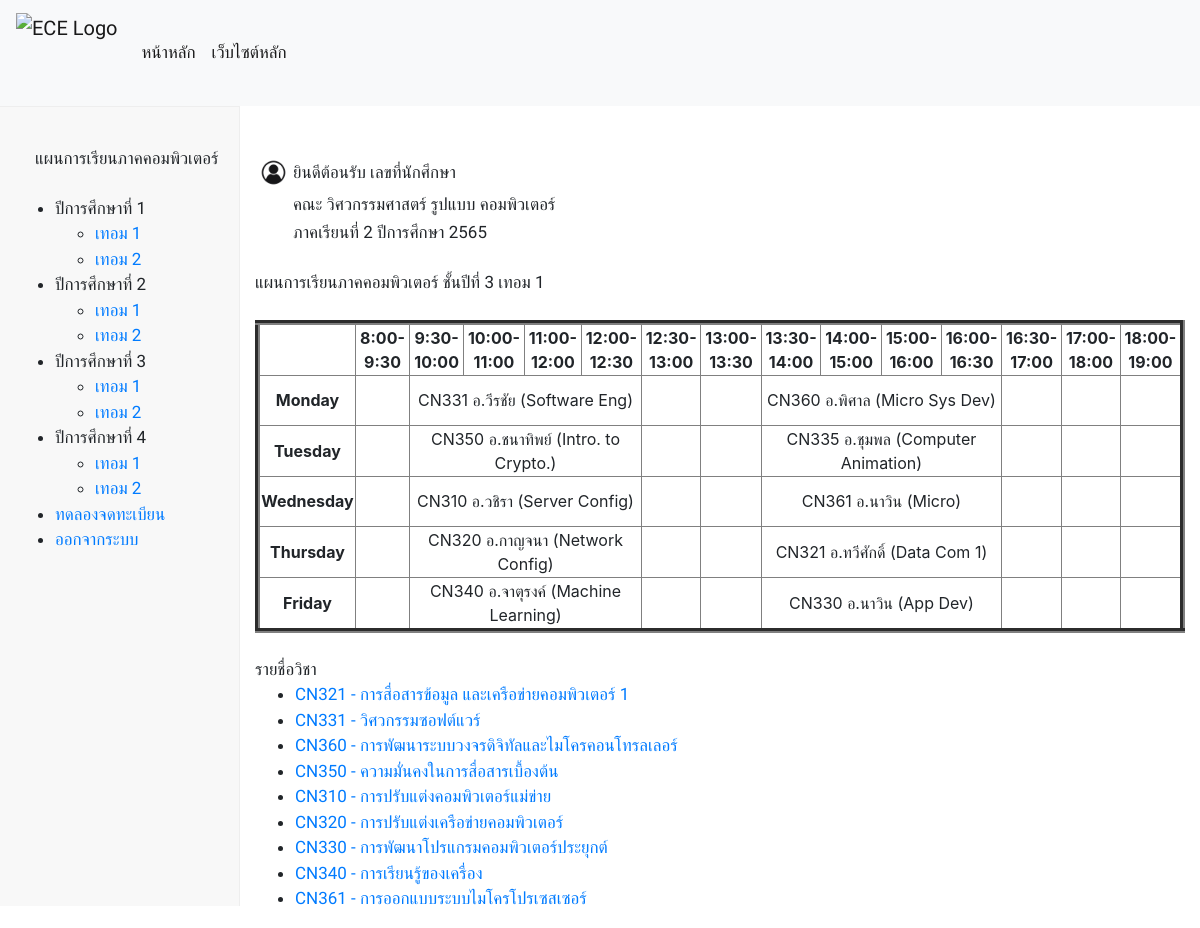
The app's page /three_termone with its own data.
### database/models.py (models this page shows, shortened)
class Subject(models.Model):
    S_id = models.CharField(max_length=25)
    S_name = models.CharField(max_length=50)
    S_credits = models.FloatField()
    S_detail = models.TextField()
    S_teacher = models.ForeignKey(Person, on_delete=models.CASCADE)
    pre_id = models.ManyToManyField(
        'self', blank=True, symmetrical=False, related_name='presub')
    post_id = models.ManyToManyField(
        'self', blank=True, symmetrical=False, related_name='postsub')
    term = models.CharField(max_length=25,null=True, blank=True,)

### subjectenroller/views.py (the view)
# urls.py: path('three_termone', views.three_termone , name="three_termone"),
def three_termone(request):
    skills = Skill.objects.all()
    subject = Subject.objects.all()
    context = {'skills': skills,'subject': subject,}
    return render(request, 'subjectenroller/three_termone.html', context)

### subjectenroller/templates/subjectenroller/three_termone.html (shortened to what this page needs)
{% extends "subjectenroller/layout.html" %}
{% load static %}
{% block body %}
    <br>
    <br>
    <div style="display: flex; flex-direction: column;">
        <div class="container">
            <div class="row">
              <div class="col-auto">
                <table style="width:100%">
                    <tr>
                        <th><img src="/static/image/user.jpg" alt="userlogo" width="35" height="35"></th>
                        <td><a>ยินดีต้อนรับ {{ request.session.name }}  เลขที่นักศึกษา {{ request.session.user_id }}</a></td>
                    </tr>
                    <tr>
                        <td></td>
                        <td><a>คณะ วิศวกรรมศาสตร์ รูปแบบ คอมพิวเตอร์</a></td>
                    </tr>
                    <tr>
                        <td></td>
                        <td><a>ภาคเรียนที่ 2 ปีการศึกษา 2565</a></td>
                    </tr>
                </table>
              </div>
              <div class="col-auto">
              </div>
            </div>
            <br>
            <a>แผนการเรียนภาคคอมพิวเตอร์  ชั้นปีที่ 3 เทอม 1</a>
            <br>
            <br>
            <table border="5" cellspacing="0" align="center">
                <tr>
                    <td align="center" height="50"
                        width="100"><br>
                    </td>
                    <td align="center" height="50"
                        width="100">
                        <b>8:00-9:30</b>
                    </td>
                    <td align="center" height="50"
                        width="100">
                        <b>9:30-10:00</b>
                    </td>
                    <td align="center" height="50"
                        width="100">
                        <b>10:00-11:00</b>
                    </td>
                    <td align="center" height="50"
                        width="100">
                        <b>11:00-12:00</b>
                    </td>
                    <td align="center" height="50"
                        width="100">
                        <b>12:00-12:30</b>
                    </td>
                    <td align="center" height="50"
                        width="100">
                        <b>12:30-13:00</b>
                    </td>
                    <td align="center" height="50"
                        width="100">
                        <b>13:00-13:30</b>
                    </td>
                    <td align="center" height="50"
                        width="100">
                        <b>13:30-14:00</b>
                    </td>
                    <td align="center" height="50"
                        width="100">
                        <b>14:00-15:00</b>
                    </td>
                    <td align="center" height="50"
                        width="100">
                        <b>15:00-16:00</b>
                    </td>
                    <td align="center" height="50"
                        width="100">
                        <b>16:00-16:30</b>
                    </td>
                    <td align="center" height="50"
                        width="100">
                        <b>16:30-17:00</b>
                    </td>
                    <td align="center" height="50"
                        width="100">
                        <b>17:00-18:00</b>
                    </td>
                    <td align="center" height="50"
                        width="100">
                        <b>18:00-19:00</b>
                    </td>
                </tr>
                <tr>
                    <td align="center" height="50">
                        <b>Monday</b></td>
                    <td align="center" height="50"></td>
                    <td colspan="4" align="center" height="50">CN331 อ.วีรชัย (Software Eng)</td>
                    <td align="center" height="50"></td>
                    <td align="center" height="50"></td>
                    <td colspan="4" align="center" height="50">CN360 อ.พิศาล (Micro Sys Dev)</td>
                    <td align="center" height="50"></td>
                    <td align="center" height="50"></td>
                    <td align="center" height="50"></td>
                </tr>
                <tr>
                    <td align="center" height="50">
                        <b>Tuesday</b>
                    </td>
                    <td align="center" height="50"></td>
                    <td colspan="4" align="center" height="50">CN350 อ.ชนาทิพย์ (Intro. to Crypto.)</td>
                    <td align="center" height="50"></td>
                    <td align="center" height="50"></td>
                    <td colspan="4" align="center" height="50">CN335 อ.ชุมพล (Computer Animation)</td>
                    <td align="center" height="50"></td>
                    <td align="center" height="50"></td>
                    <td align="center" height="50"></td>
                </tr>
                <tr>
                    <td align="center" height="50">
                        <b>Wednesday</b>
                    </td>
                    <td align="center" height="50"></td>
                    <td colspan="4" align="center" height="50">CN310 อ.วชิรา (Server Config)</td>
                    <td align="center" height="50"></td>
                    <td align="center" height="50"></td>
                    <td colspan="4" align="center" height="50">CN361 อ.นาวิน (Micro)</td>
                    <td align="center" height="50"></td>
                    <td align="center" height="50"></td>
                    <td align="center" height="50"></td>
                </tr>
                <tr>
                    <td align="center" height="50">
                        <b>Thursday</b>
                    </td>
                    <td align="center" height="50"></td>
                    <td colspan="4" align="center" height="50">CN320 อ.กาญจนา (Network Config)</td>
                    <td align="center" height="50"></td>
                    <td align="center" height="50"></td>
                    <td colspan="4" align="center" height="50">CN321 อ.ทวีศักดิ์ (Data Com 1)</td>
                    <td align="center" height="50"></td>
                    <td align="center" height="50"></td>
                    <td align="center" height="50"></td>
                </tr>
                <tr>
                    <td align="center" height="50">
                        <b>Friday</b>
                    </td>
                    <td align="center" height="50"></td>
                    <td colspan="4" align="center" height="50">CN340 อ.จาตุรงค์ (Machine Learning)</td>
                    <td align="center" height="50"></td>
                    <td align="center" height="50"></td>
                    <td colspan="4" align="center" height="50">CN330 อ.นาวิน (App Dev)</td>
                    <td align="center" height="50"></td>
                    <td align="center" height="50"></td>
                    <td align="center" height="50"></td>
                </tr>
            </table>
        <br>
        <a>รายชื่อวิชา</a>
        <ul>
          {% for subject in subject %}
            {% if subject.term == '31' %}
            <li><a href="{% url 'detail' subject.S_id %}">{{ subject.S_id }} - {{ subject.S_name }}</a></li>
            {% endif %}
          {% endfor %}
        </ul>
{% endblock %}

### static/css/styles.css (style rules this page uses)
a { color: white; font-family: 'Prompt', sans-serif; font-size: 17px; position: relative; }

### records on screen
Subject: S_id "CN321", S_name "การสื่อสารข้อมูล และเครือข่ายคอมพิวเตอร์ 1"
Subject: S_id "CN331", S_name "วิศวกรรมซอฟต์แวร์"
Subject: S_id "CN360", S_name "การพัฒนาระบบวงจรดิจิทัลและไมโครคอนโทรลเลอร์"
Subject: S_id "CN350", S_name "ความมั่นคงในการสื่อสารเบื้องต้น"
Subject: S_id "CN310", S_name "การปรับแต่งคอมพิวเตอร์แม่ข่าย"
Subject: S_id "CN320", S_name "การปรับแต่งเครือข่ายคอมพิวเตอร์"
Subject: S_id "CN330", S_name "การพัฒนาโปรแกรมคอมพิวเตอร์ประยุกต์"
Subject: S_id "CN340", S_name "การเรียนรู้ของเครื่อง"
Subject: S_id "CN361", S_name "การออกแบบระบบไมโครโปรเซสเซอร์"
